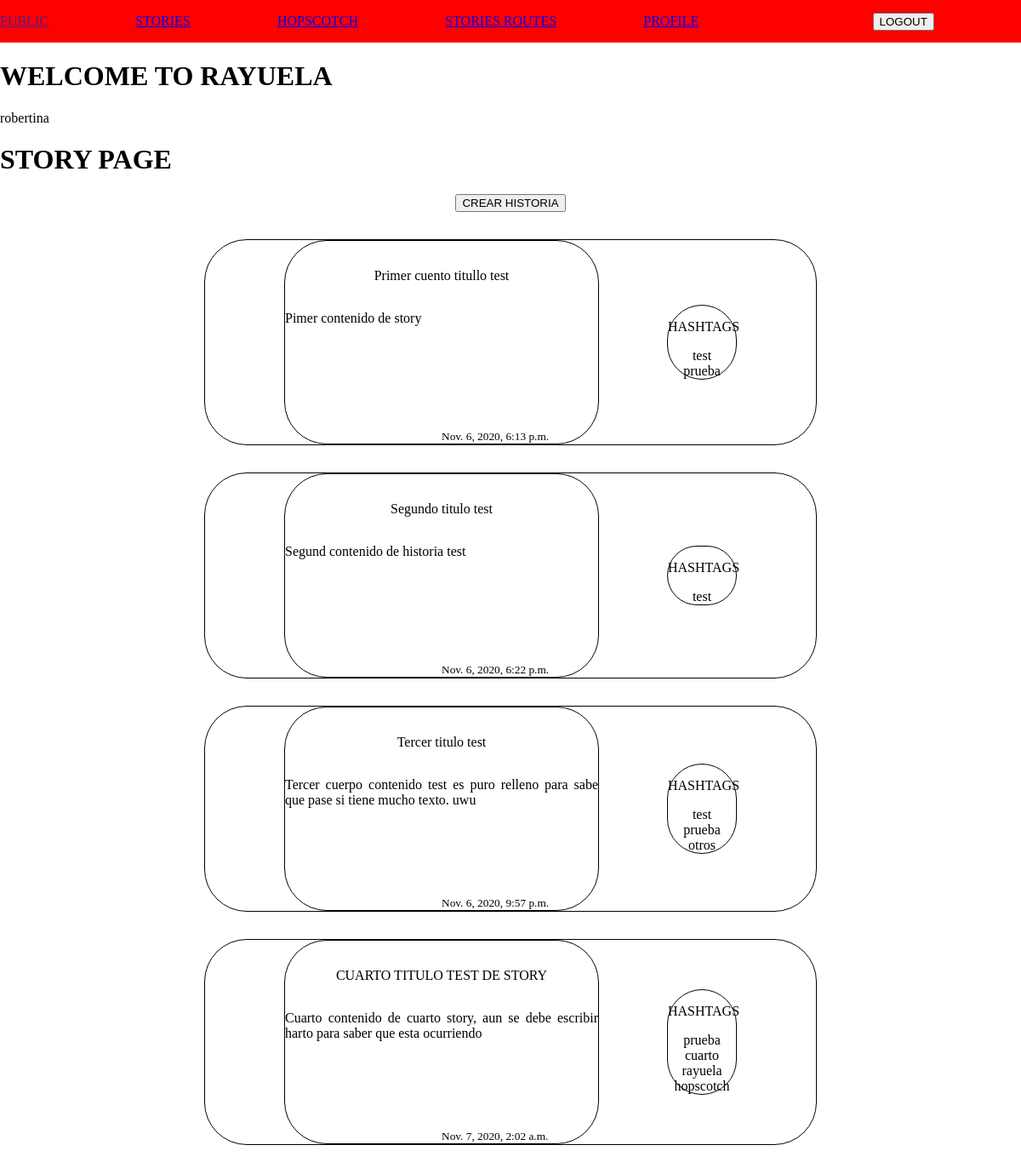
Screenshot of /story/home/ (signed in) with the database file from the repository.
### accounts/models.py (models this page shows, shortened)
class Writer(AbstractBaseUser, PermissionsMixin):
    email = models.EmailField(max_length=255, unique=True)
    first_name = models.CharField(max_length=30, null=False, blank=False)
    last_name = models.CharField(max_length=30, null=False, blank=False)
    web_site = models.CharField(max_length=255, null=True, blank=True)
    signing = models.CharField(max_length=128, null=True, blank=True)
    writer_level = models.IntegerField(default=1, blank=True)
    timestamp = models.DateTimeField(auto_now_add=True, blank=True, auto_now=False)  # auto_created
    ''' Campos temporales para administrar en panel admin '''
    is_active = models.BooleanField(default=True)
    is_admin = models.BooleanField(default=False)
    is_staff = models.BooleanField(default=False)
    objects = WriterManager()
    USERNAME_FIELD = 'email'  # Indica la PK del usuario custom
    REQUIRED_FIELDS = ['first_name', 'last_name']  # Todos los campos blank=False

### stories/models.py (models this page shows, shortened)
class Story(models.Model):
    title = models.CharField(max_length=30)
    body = models.CharField(max_length=1024)
    writer = models.ForeignKey(settings.AUTH_USER_MODEL, on_delete=models.CASCADE, null=True, blank=True)  # Author solamente puede ser uno solo
    timestamp = models.DateTimeField(auto_now_add=True)
    tags = models.CharField(max_length=200, unique=True, null=True, blank=True)

class Hashtag(models.Model):
   story = models.ForeignKey(Story, on_delete=models.CASCADE)
   hashtag = models.CharField(max_length=30)
   timestamp = models.DateTimeField(auto_now_add=True)

### stories/views.py (the view)
# urls.py: path('home/', story_home, name='story-home'),
@csrf_exempt
def story_home(request):
    stories = Story.objects.filter(writer=request.user)
    data = {
        "stories": stories
    }
    return render(request, "pages/story.html", context=data)

### templates/pages/story.html (shortened to what this page needs)
{% extends 'pages/home.html' %}
{% block content_login %}
<h1>STORY PAGE</h1>
{% if form %}
<div class="form-container" style=" width: 100%; display:flex; justify-content: center; margin-left: auto; margin-right: auto;">
    <form method="POST">
        <p>
            {% csrf_token %}
            {% for field in form.visible_fields %}
                <div class="field-container" style="margin-top:2rem; margin-bottom: 2rem;">
                    <div>
                        {{ field.label_tag }}
                    </div>
                    <div>
                        {{ field }}
                    </div>
                </div>
            {% endfor %}
        </p>
        <button class="button" type="submit">Registrar</button>
    </form>
</div>
{% else %}
<div class="container-create" style="justify-content:center; display:flex ;width:100%;">
    <div class="button-logout">
        <form action="{% url 'stories-urls:story-create' %}" method="POST">
            <button type="submit">CREAR HISTORIA</button>
        </form>
    </div>
</div>
<div class="story_container" style="width: 100%; text-align:center;">
    <div class="for-container" style="display: inline-block; width: 45rem;">
    {% for story in stories %}
     <div class="container" style="justify-content: center; display: flex; margin-top: 2rem; margin-bottom: 2rem; height: 15rem; border-style: solid; border-width: 1px; border-radius: 50px;">
        <div class="story" style="position: relative; width: 23rem; border-style: solid; border-width: 1px; border-radius: 50px;">
            <div class="title_story" style="margin-top: 2rem;">{{ story.title }}</div>
            <div class="body_story" style="text-align: justify; text-justify: inter-word; margin-top: 2rem;">{{ story.body }}</div>
            <small class="timestamp" style="text-align: right; position: absolute; bottom: 0;">{{ story.timestamp }}</small>
        </div>
        <div class="hashtag-container"  style=" width: 5rem; justify-content: center; flex-direction: column; margin-left: 5rem; margin-top: auto; margin-bottom: auto; border-style: solid; border-width: 1px; border-radius: 50px;">
          <p>HASHTAGS</p>
        {% for hashtag in story.hashtag_set.all %}
            <div class="hashtag" style="">{{ hashtag.hashtag }}</div>
        {% endfor %}
        </div>
     </div>
    {% endfor %}
    </div>
</div>
{% endif %}
{% endblock %}

### templates/pages/home.html (shortened to what this page needs)
{% extends 'pages/base.html' %}
{% block content %}
<nav class="nav">
    <div class="nav-ul">
        <p class="nav-li">
            <a clas="nav-link" href="">PUBLIC</a>
        </p>
        <p>
            <a class="nav-link" href="{% url 'stories-urls:story-home' %}">STORIES</a>
        </p>
        <p>
            <a class="nav-link" href="{% url 'hopscotch-urls:hopscotch-home' %}">HOPSCOTCH</a>
        </p>
        <p>
            <a class="'nav-link" href="{% url 'stories-routes-urls:stories-routes-home'%}">STORIES ROUTES</a>
        </p>
        <p>
            <a class="nav-link" href="{% url 'accounts-urls:writer-profile' %}">PROFILE</a>
        </p>
        <p>
            <div class="button-logout">
            <form action="{% url 'accounts-urls:logout' %}" method="POST">
                <button type="submit">LOGOUT</button>
            </form>
            </div>
        </p>
    </div>
</nav>
<h1>WELCOME TO RAYUELA</h1>
<p>{{user.first_name}}</p>
{% block content_login %}
{% endblock %}
{% endblock %}

### templates/pages/base.html (shortened to what this page needs)
{% load staticfiles %}
<!DOCTYPE html>
<html>
    <head>
        <link href="{% static 'styles.css' %}" type="text/css" rel="stylesheet" />
    </head>
    <body style="margin: 0;">
        {% block content %}
        {% endblock %}
    </body>
</html>

### templates/styles/styles.css (style rules this page uses)
.nav { background-color: red; }
.nav-ul { display:flex; justify-content: space-between; align-items: center; }
.container { display: flex; }

### rows the page displays
Writer: first_name "robertina"
Story: title "Primer cuento titullo test", body "Pimer contenido de story", timestamp "Nov. 6, 2020, 6:13 p.m."
Hashtag: hashtag "test"
Hashtag: hashtag "prueba"
Story: title "Segundo titulo test", body "Segund contenido de historia test", timestamp "Nov. 6, 2020, 6:22 p.m."
Hashtag: hashtag "test"
Story: title "Tercer titulo test", body "Tercer cuerpo contenido test es puro relleno para sabe que pase si tiene mucho texto. uwu", timestamp "Nov. 6, 2020, 9:57 p.m."
Hashtag: hashtag "test"
Hashtag: hashtag "prueba"
Hashtag: hashtag "otros"
Story: title "CUARTO TITULO TEST DE STORY", body "Cuarto contenido de cuarto story, aun se debe escribir harto para saber que esta ocurriendo", timestamp "Nov. 7, 2020, 2:02 a.m."
Hashtag: hashtag "prueba"
Hashtag: hashtag "cuarto"
Hashtag: hashtag "rayuela"
Hashtag: hashtag "hopscotch"
